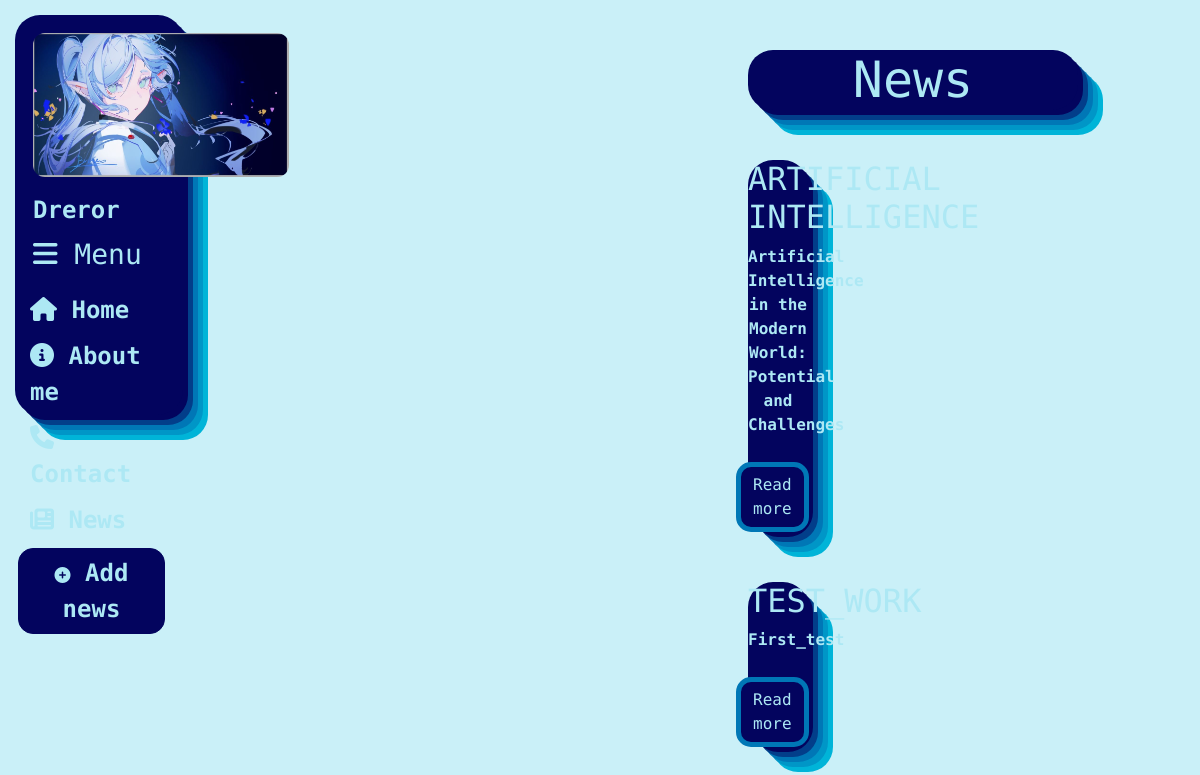
The page /new_2/ on the database its author committed.
### new_2/models.py (models this page shows, shortened)
class Info(models.Model):
    title = models.CharField("Name", max_length=50)
    anons = models.CharField("Anons", max_length=250)
    full_text = models.TextField("Article")
    date = models.DateTimeField("Date")
    class Meta:
        verbose_name = "Info"
        verbose_name_plural = "Infos"

### new_2/views.py (the view)
# urls.py: path("", views.new_2_home, name="new_2_home"),
def new_2_home(request):
    news = Info.objects.order_by("-date")
    return render(request, "new_2/new_2_home.html", {"news": news})

### new_2/templates/new_2/new_2_home.html (shortened to what this page needs)
{% extends "new/loyal.html" %}
{% block content %}
    <div class="features">
        <div class="news_home">
            <h1>News</h1>
            {% if news %}
                {% for el in news %}
                    <div class="news_post">
                        <h2>{{ el.title|upper }}</h2>
                        <a>{{ el.anons }}</a>
                        <a href="{% url 'news-detail' el.id %}" class="btn btn-info">Read more</a>
                    </div>
                {% endfor %}
            {% else %}
                <p>You don`t have news</p>
            {% endif %}
        </div>
    </div>
{% endblock %}

### new/templates/new/loyal.html (shortened to what this page needs)
<!doctype html>
<html lang=ru>
{% load static %}
<head>
    <link rel="stylesheet" href="https://cdn.jsdelivr.net/npm/bootstrap@5.3.2/dist/css/bootstrap.min.css">
    <link rel="stylesheet" href="{% static 'new/css/home.css' %}">
</head>
<body>
    <aside>
        <img src="{% static 'new/img/c242b079cbbc9d4ceb581fd178a9a071.jpg' %}">
        <span class="logo"><b>Dreror</b></span>
        <h3><i class="fa-solid fa-bars"></i>  Menu</h3>
        <ul>
            <a href="{% url 'home' %}"><li><i class="fa-solid fa-house"></i><b>  Home</b></li></a>
            <a href="{% url 'about' %}"><li><i class="fa-solid fa-circle-info"></i><b>  About me</b></li></a>
            <a href="{% url 'cont' %}"><li><i class="fa-solid fa-phone"></i><b>  Contact</b></li></a>
            <a href="{% url 'new_2_home' %}"><li><i class="fa-solid fa-newspaper"></i><b>  News</b></li></a>
            <a href="{% url 'create' %}"><li><button class="btn btn-info"><i class="fa-solid fa-circle-plus"></i><b> Add news</b></button></li></a>
        </ul>
    </aside>
    <main>
        {% block content %}
        {% endblock %}
    </main>
</body>
</html>

### new/static/new/css/home.css (style rules this page uses)
body { background-color: #CAF0F8; font-family: "Ubuntu Mono", monospace; }
img { width: 256px; height: 144px; box-shadow: box-shadow: #ADE8F4 0px 30px 60px -12px inset, #ADE8F4 0px 18px 36px -18px inset;; border-radius: 12px; margin-bottom: 15px; border-color: #03045E; }
aside { float: left; background-color: #03045E; width: 14%; padding: 1.5%; height: 50vh; color: #ADE8F4; font-size: 24px; border-radius: 25px; box-shadow: #03045E 5px 5px, #023E8A 10px 10px, #0077B6 15px 15px, #0096C7 20px 20px, #00B4D8 25px 25px; margin: 15px; }
aside a { text-decoration: none; color: #ADE8F4; display: flex; margin-left: -35px; }
aside ul { list-style-type: none; margin-top: 10px; }
aside li { margin-top: 10px; }
aside h3 { margin-top: 10px; }
b { font-size: 24px; }
main .features { text-align: center; float: left; margin-top: 50px; width: 50%; margin-left: 280px; }
main .features h1 { font-size: 50px }
main .features { border-radius: 25px }
.news_post { max-width: 700px; margin: 50px 270px 0px 270px; background-color: #03045E; color: #ADE8F4; text-align: center; font-weight: 600; border-color: #03045E; border-radius: 25px; box-shadow: #03045E 5px 5px, #023E8A 10px 10px, #0077B6 15px 15px, #0096C7 20px 20px, #00B4D8 25px 25px; }
.news_home h1 { max-width: 700px; background-color: #03045E; color: #ADE8F4; border-radius: 25px; text-align: center; box-shadow: #03045E 5px 5px, #023E8A 10px 10px, #0077B6 15px 15px, #0096C7 20px 20px, #00B4D8 25px 25px; margin-left: 270px; }
aside .btn-info { background-color: #03045E; text-decoration-style: none; border-color: #03045E; margin-left: -12px; color: #ADE8F4; border-radius: 15px; }
.news_post .btn-info { background-color: #03045E; text-decoration-style: none; border-color: #0077B6; margin-left: -12px; color: #ADE8F4; border-radius: 15px; border-width: 5px; }

### rows shown on the page
Info: title "ARTIFICIAL INTELLIGENCE", anons "Artificial Intelligence in the Modern World: Potential and Challenges"
Info: title "TEST_WORK", anons "First_test"
